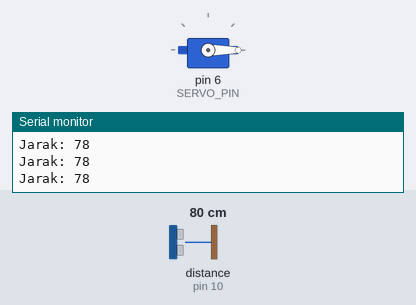
The sketch below on a simulated Arduino Uno, built with avr-gcc and run on an emulated ATmega328P. On the bench: servo, the last lines printed to the serial monitor. Wiring (inferred from the names in the program): ultrasonic range finder: trigger pin 9; echo pin 10. Inputs (shaded band) come from the test bench; at power-on: distance to the obstacle (sensor on pin 10) 80 cm. The echo pulse lasts 58.3 µs per cm.

Above: at 1.2 s.
1.3 s: distance to the obstacle (sensor on pin 10) set to 18 cm
4.3 s: distance to the obstacle (sensor on pin 10) set to 15 cm
At 5.4 s:
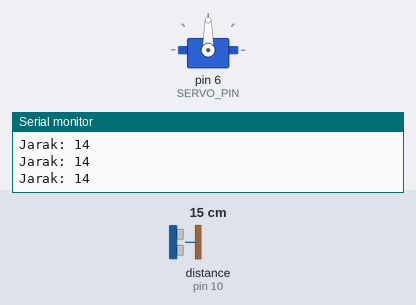
5.8 s: distance to the obstacle (sensor on pin 10) set to 35 cm
At 6.6 s:
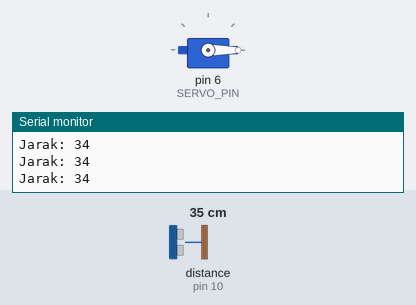
7.8 s: distance to the obstacle (sensor on pin 10) set to 12 cm
At 8.1 s:
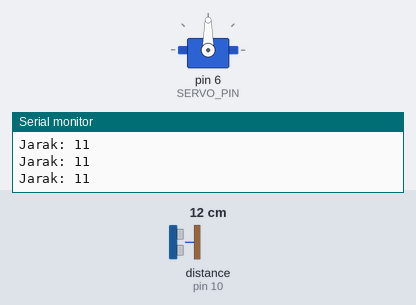
Timing chart, 0 to 10.3 s (numbered marks = the images above; inputs shaded):
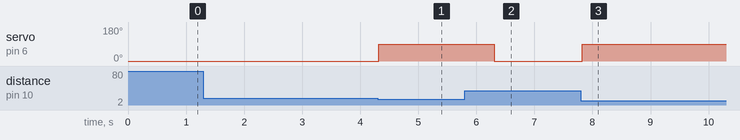

Measured:
- the behaviour switches between 17 and 16 cm on distance to the obstacle (sensor on pin 10) (found by bisection; images 0 and 1)
- after the input at 4.3 s, servo on pin 6 (SERVO_PIN): 0° → 90° at once
- after the input at 5.8 s, servo on pin 6 (SERVO_PIN): 90° → 0° after 0.51 s
- after the input at 7.8 s, servo on pin 6 (SERVO_PIN): 0° → 90° at once

The sketch:

Tugas-sampah-vina-eka-iwan-helmy.ino
```cpp
#include <Servo.h>

#define TRIG_PIN 9
#define ECHO_PIN 10
#define SERVO_PIN 6

#define OPEN_ANGLE 90
#define CLOSE_ANGLE 0
#define DISTANCE_LIMIT 15      // cm (ubah sesuai kebutuhan)
#define CLOSE_DELAY 500     // 10 detik (ms)

Servo myServo;

unsigned long lastDetectedTime = 0;
bool objectDetected = false;
bool servoOpen = false;

long readDistanceCM() {
  digitalWrite(TRIG_PIN, LOW);
  delayMicroseconds(2);
  digitalWrite(TRIG_PIN, HIGH);
  delayMicroseconds(10);
  digitalWrite(TRIG_PIN, LOW);

  long duration = pulseIn(ECHO_PIN, HIGH, 30000); // timeout 30ms
  long distance = duration * 0.034 / 2;
  return distance;
}

void setup() {
  pinMode(TRIG_PIN, OUTPUT);
  pinMode(ECHO_PIN, INPUT);

  myServo.attach(SERVO_PIN);
  myServo.write(CLOSE_ANGLE);

  Serial.begin(9600);
}

void loop() {
  long distance = readDistanceCM();
  Serial.print("Jarak: ");
  Serial.println(distance);

  if (distance > 0 && distance <= DISTANCE_LIMIT) {
    // Ada objek
    objectDetected = true;
    lastDetectedTime = millis();

    if (!servoOpen) {
      myServo.write(OPEN_ANGLE);
      servoOpen = true;
    }
  } else {
    // Tidak ada objek
    objectDetected = false;
  }

  // Jika objek sudah tidak ada dan servo terbuka
  if (!objectDetected && servoOpen) {
    if (millis() - lastDetectedTime >= CLOSE_DELAY) {
      myServo.write(CLOSE_ANGLE);
      servoOpen = false;
    }
  }
}
```
